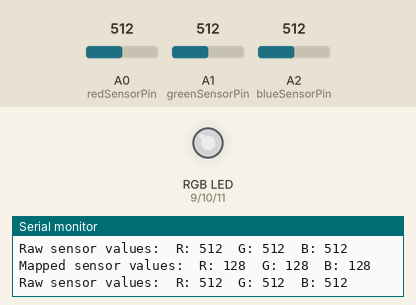
Recording of a sketch running on a simulated Arduino Uno, built with avr-gcc and run on an emulated ATmega328P. Shown: an RGB LED mixed from three pins (HIGH = lit), the last lines printed to the serial monitor. Inputs (shaded band) come from the test bench; at power-on: A0 (redSensorPin) = 512, A1 (greenSensorPin) = 512, A2 (blueSensorPin) = 512. Dim RGB values are drawn brighter than linear.

Above: at 1.2 s.
1.3 s: A0 (redSensorPin) set to 418
At 1.9 s:
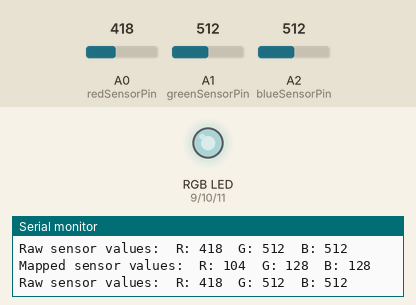
4.3 s: A0 (redSensorPin) set to 392
At 5.6 s:
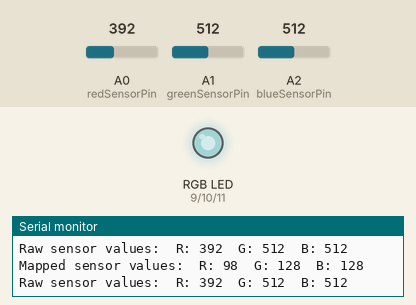
7.3 s: A1 (greenSensorPin) set to 413
At 7.9 s:
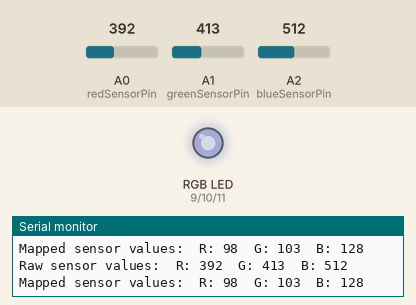
10.3 s: A1 (greenSensorPin) set to 387
At 11.5 s:
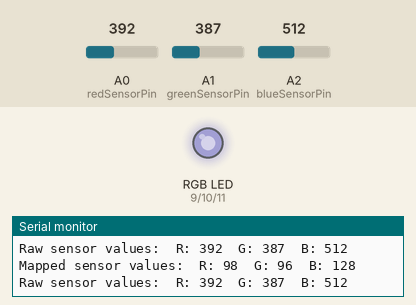
11.8 s: A2 (blueSensorPin) set to 415
At 12.2 s:
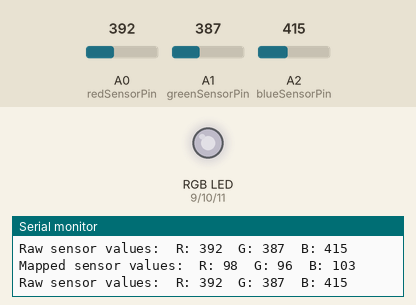
14.8 s: A2 (blueSensorPin) set to 388
At 15.7 s:
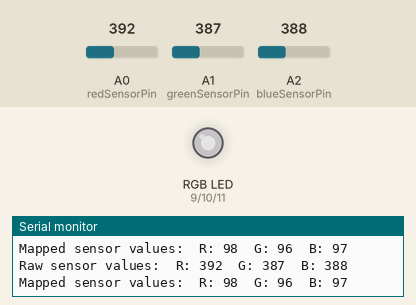
Timing chart, 0 to 17.3 s (numbered marks = the images above; inputs shaded):
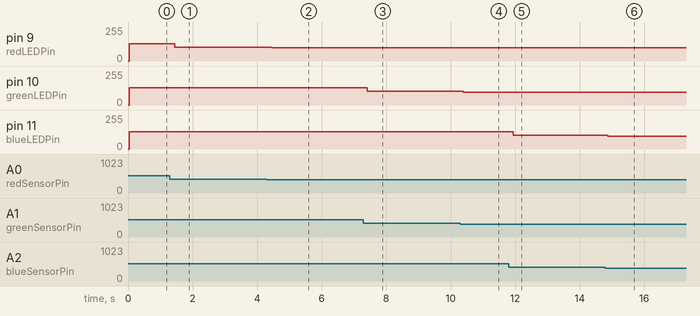

The sketch:

color_mixing_lamp.ino
```cpp
// LED outputs
const int redLEDPin = 9;
const int greenLEDPin = 10;
const int blueLEDPin = 11;

// Sensor inputs
const int redSensorPin = A0;
const int greenSensorPin = A1;
const int blueSensorPin = A2;

// LED output values
int redLEDValue = 0;
int greenLEDValue = 0;
int blueLEDValue = 0;

// Sensor input values
int redSensorValue = 0;
int greenSensorValue = 0;
int blueSensorValue = 0;

void setup() {
  Serial.begin(9600);

  pinMode(redLEDPin, OUTPUT);
  pinMode(greenLEDPin, OUTPUT);
  pinMode(blueLEDPin, OUTPUT);
}

void loop() {
  redSensorValue = analogRead(redSensorPin);
  delay(5);
  greenSensorValue = analogRead(greenSensorPin);
  delay(5);
  blueSensorValue = analogRead(blueSensorPin);

  Serial.print("Raw sensor values:\tR: ");
  Serial.print(redSensorValue);
  Serial.print("\tG: ");
  Serial.print(greenSensorValue);
  Serial.print("\tB: ");
  Serial.println(blueSensorValue);

  // Convert the 0-1023 sensor input to 0-255 duty cycle output
  redLEDValue = redSensorValue / 4;
  greenLEDValue = greenSensorValue / 4;
  blueLEDValue = blueSensorValue / 4;

  Serial.print("Mapped sensor values:\tR: ");
  Serial.print(redLEDValue);
  Serial.print("\tG: ");
  Serial.print(greenLEDValue);
  Serial.print("\tB: ");
  Serial.println(blueLEDValue);

  analogWrite(redLEDPin, redLEDValue);
  analogWrite(greenLEDPin, greenLEDValue);
  analogWrite(blueLEDPin, blueLEDValue);
}
```

Measured:
- after the input at 1.3 s, pin 9 (redLEDPin): 128/255 → 104/255 after 0.15 s
- after the input at 4.3 s, pin 9 (redLEDPin): 104/255 → 98/255 after 0.15 s
- after the input at 7.3 s, pin 10 (greenLEDPin): 128/255 → 103/255 after 0.12 s
- after the input at 10.3 s, pin 10 (greenLEDPin): 103/255 → 96/255 after 0.09 s
- after the input at 11.8 s, pin 11 (blueLEDPin): 128/255 → 103/255 after 0.14 s
- after the input at 14.8 s, pin 11 (blueLEDPin): 103/255 → 97/255 after 0.08 s
